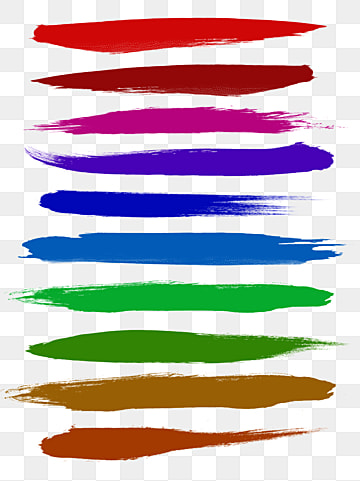
#> input picture image_color.jpg, 360 x 481 px, given in place of the camera
$ python 'Color_detection _in_realtime_using_opencv.py'
#> lines starting #> are read from the running program, lines starting #| are printed output that depends on the picture; after the words box and inside, x2 and y2 are one past the last pixel; in counts of white or black regions, pixels touching at a corner belong together
import numpy as np
import cv2

# Capturing video through webcam
webcam = cv2.VideoCapture(0)

# Start a while loop
while (1):

    # Reading the video from the webcam in image frame
    _, imageFrame = webcam.read()
#> imageFrame is the input picture: shape (481, 360, 3); mean B, G, R 179.7, 176.7, 188.7

    # Convert the imageFrame in BGR(RGB color space) to HSV(hue-saturation-value) color space
    hsvFrame = cv2.cvtColor(imageFrame, cv2.COLOR_BGR2HSV)
#> hsvFrame: shape (481, 360, 3); mean H, S, V 40, 94.2, 217.1

    # Set range for red color and define mask
    red_lower = np.array([136, 87, 111], np.uint8)
    red_upper = np.array([180, 255, 255], np.uint8)
    red_mask = cv2.inRange(hsvFrame, red_lower, red_upper)
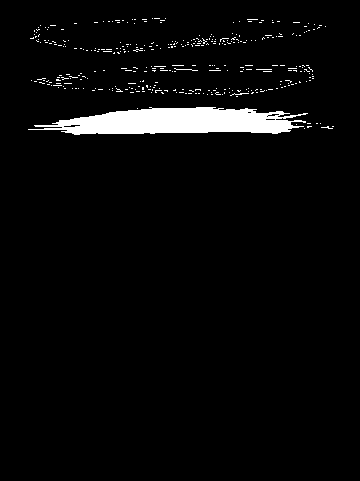
#> red_mask: shape (481, 360); 3.6% white; 349 white regions (346 under 20 px), largest, box (x1, y1, x2, y2) and area: (28, 107, 308, 135) 5170, (174, 68, 198, 71) 24, (230, 93, 249, 96) 21

    # Set range for green color and define mask
    green_lower = np.array([25, 52, 72], np.uint8)
    green_upper = np.array([102, 255, 255], np.uint8)
    green_mask = cv2.inRange(hsvFrame, green_lower, green_upper)
#> green_mask: shape (481, 360); 8.5% white; 21 white regions (18 under 20 px), largest, box (x1, y1, x2, y2) and area: (12, 281, 334, 313) 7437, (25, 330, 344, 364) 7294, (305, 348, 317, 350) 21

    # Set range for blue color and define mask
    blue_lower = np.array([94, 80, 2], np.uint8)
    blue_upper = np.array([120, 255, 255], np.uint8)
    blue_mask = cv2.inRange(hsvFrame, blue_lower, blue_upper)
#> blue_mask: shape (481, 360); 7.7% white; 12 white regions (10 under 20 px), largest, box (x1, y1, x2, y2) and area: (18, 232, 344, 265) 8536, (40, 190, 287, 218) 4845

    # Morphological Transform, Dilation for each color and bitwise_and operator  between imageFrame and mask determines to detect only that particular color
    kernal = np.ones((5, 5), "uint8")

    # For red color
    red_mask = cv2.dilate(red_mask, kernal)
#> red_mask: shape (481, 360); 8.5% white; 26 white regions, largest, box (x1, y1, x2, y2) and area: (26, 105, 336, 137) 6954, (171, 78, 303, 99) 1105, (166, 31, 258, 50) 958
    res_red = cv2.bitwise_and(imageFrame, imageFrame,
                              mask=red_mask)

    # For green color
    green_mask = cv2.dilate(green_mask, kernal)
#> green_mask: shape (481, 360); 10.6% white; 8 white regions, largest, box (x1, y1, x2, y2) and area: (6, 278, 336, 315) 9281, (23, 328, 346, 366) 8838, (20, 241, 25, 246) 25
    res_green = cv2.bitwise_and(imageFrame, imageFrame,
                                mask=green_mask)

    # For blue color
    blue_mask = cv2.dilate(blue_mask, kernal)
#> blue_mask: shape (481, 360); 9.6% white; 2 white regions
    res_blue = cv2.bitwise_and(imageFrame, imageFrame,
                               mask=blue_mask)
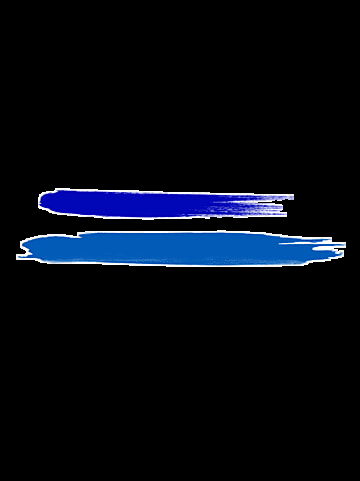
#> res_blue: shape (481, 360, 3); mean B, G, R 18.9, 9.6, 5.2

    # Creating contour to track red color
    contours, hierarchy = cv2.findContours(red_mask,
                                           cv2.RETR_TREE,
                                           cv2.CHAIN_APPROX_SIMPLE)
#> contours = 29 contours, 5 with area under 20; largest, box (x1, y1, x2, y2) and area: (26, 105, 336, 137) 6617, (171, 78, 303, 99) 950, (166, 31, 258, 50) 845, (72, 40, 163, 56) 650, (29, 71, 90, 91) 632

    for pic, contour in enumerate(contours):
        area = cv2.contourArea(contour)
        if (area > 300):
            x, y, w, h = cv2.boundingRect(contour)
            imageFrame = cv2.rectangle(imageFrame, (x, y),
                                       (x + w, y + h),
                                       (0, 0, 255), 2)

            cv2.putText(imageFrame, "Red Colour", (x, y),
                        cv2.FONT_HERSHEY_SIMPLEX, 1.0,
                        (0, 0, 255))
#> this loop made 29 passes
#> (area, x, y, w, h) on passes 1, 3, 5, 8, 12, 14, 15, 17, 19: (6617, 26, 105, 310, 32), (950, 171, 78, 132, 21), (594, 107, 78, 63, 18), (632, 29, 71, 61, 20), (608.5, 238, 63, 78, 21), (431, 142, 63, 58, 11), (650, 72, 40, 91, 16), (845, 166, 31, 92, 19), (445, 28, 23, 43, 26)
#> area on passes 2, 11, 13, 16, 21, 25: 64.5, 117, 154, 147.5, 281.5, 54
#> pass 1, `imageFrame = cv2.rectangle(imageFrame, (x, y), (x + w, y + h), (0, 0, ..`:
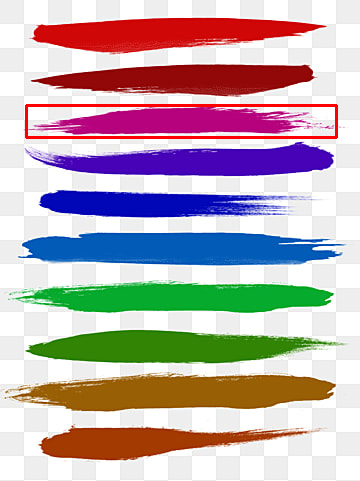
#> imageFrame: shape (481, 360, 3); 1.18% of pixels changed, all inside (x1, y1, x2, y2) = (25, 104, 338, 139)
#> after the loop:
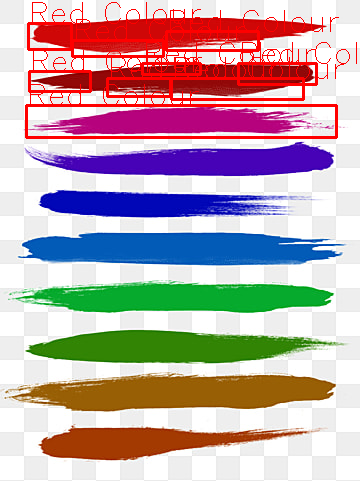
#> imageFrame: shape (481, 360, 3); mean B, G, R 171, 167.9, 190.4

    # Creating contour to track green color
    contours, hierarchy = cv2.findContours(green_mask,
                                           cv2.RETR_TREE,
                                           cv2.CHAIN_APPROX_SIMPLE)
#> contours = 8 contours, 6 with area under 20; largest, box (x1, y1, x2, y2) and area: (6, 278, 336, 315) 8938, (23, 328, 346, 366) 8507

    for pic, contour in enumerate(contours):
        area = cv2.contourArea(contour)
        if (area > 300):
            x, y, w, h = cv2.boundingRect(contour)
            imageFrame = cv2.rectangle(imageFrame, (x, y),
                                       (x + w, y + h),
                                       (0, 255, 0), 2)

            cv2.putText(imageFrame, "Green Colour", (x, y),
                        cv2.FONT_HERSHEY_SIMPLEX,
                        1.0, (0, 255, 0))
#> this loop made 8 passes
#> (area, x, y, w, h) on passes 3 to 4: (8507, 23, 328, 323, 38), (8937.5, 6, 278, 330, 37)
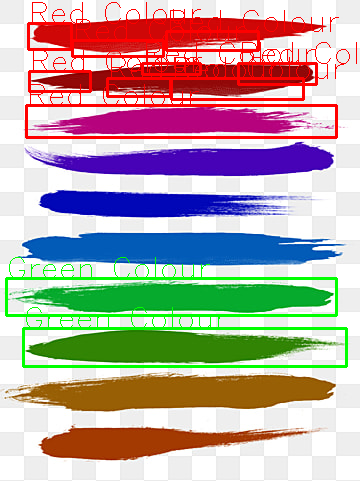
#> imageFrame: shape (481, 360, 3); mean B, G, R 164, 168.2, 183.4

    # Creating contour to track blue color
    contours, hierarchy = cv2.findContours(blue_mask,
                                           cv2.RETR_TREE,
                                           cv2.CHAIN_APPROX_SIMPLE)
#> contours = 2 contours; box (x1, y1, x2, y2) and area: (16, 230, 346, 267) 9890, (38, 188, 294, 220) 6108
    for pic, contour in enumerate(contours):
        area = cv2.contourArea(contour)
        if (area > 300):
            x, y, w, h = cv2.boundingRect(contour)
            imageFrame = cv2.rectangle(imageFrame, (x, y),
                                       (x + w, y + h),
                                       (255, 0, 0), 2)

            cv2.putText(imageFrame, "Blue Colour", (x, y),
                        cv2.FONT_HERSHEY_SIMPLEX,
                        1.0, (255, 0, 0))
#> this loop made 2 passes
#> (pic, area, x, y, w, h) on passes 1 to 2: (0, 9890, 16, 230, 330, 37), (1, 6108.5, 38, 188, 256, 32)
#> pass 1, `imageFrame = cv2.rectangle(imageFrame, (x, y), (x + w, y + h), (255, 0..`:
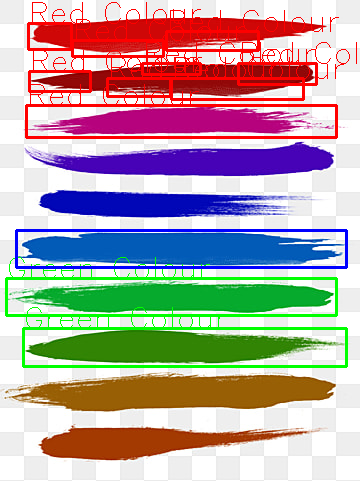
#> imageFrame: shape (481, 360, 3); 1.27% of pixels changed, all inside (x1, y1, x2, y2) = (15, 229, 348, 269)
#> after the loop:
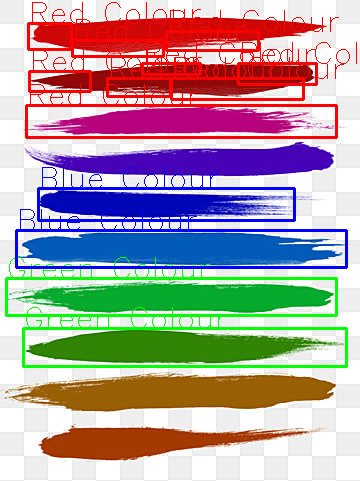
#> imageFrame: shape (481, 360, 3); mean B, G, R 164.3, 161.9, 177.2

    # Program Termination
    cv2.imshow("Multiple Color Detection in Real-TIme", imageFrame)
    if cv2.waitKey(10) & 0xFF == ord('q'):
#> (key q is pressed here)
        break
        capture.release()

cv2.destroyAllWindows()
